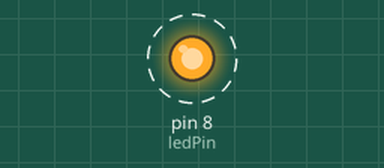
Simulated run of this sketch. Board: Arduino Uno, built with avr-gcc and run on an emulated ATmega328P. On the bench: output pins drawn as LEDs (lit = HIGH). Dashed ring = blinking.

Above: at 0.15 s.
Timing chart, 0 to 3.0 s (numbered marks = the images above):
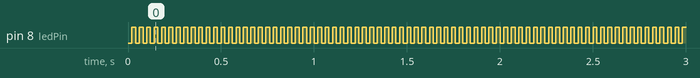

The sketch:

Danan_Blinking_Light.ino
```cpp
#define ledPin 8
#define interval 20
int ledState = LOW;
unsigned long time = millis();
unsigned long previous = 0;

void setup() {
  //put your setup code here, to run once:
  pinMode(ledPin, OUTPUT);
}
void loop() {
  time = millis();
  if (time - previous >= interval) {
    previous = time;
    if (ledState == LOW){
      ledState = HIGH;
    }
    else{
      ledState = LOW;
    }
digitalWrite(ledPin, ledState);
  }
}
```

Measured:
- by itself, pin 8 (ledPin): alternates HIGH for 0.02 s and LOW for 0.02 s
